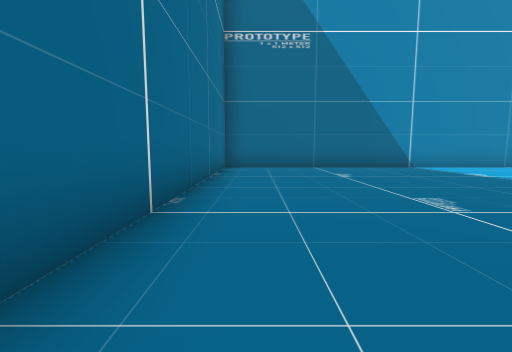
[1] (above)

19 first-person views from a walk through a scene from a Unity 3-D project. The camera is 1.2 m above the floor, tilts 6° down and sees 90° across. The floor is counted in squares, 2 m on a side. Each view is taken from the middle of a square. On the plan, view 1 faces up. The plan holds only what a view shows up to about 9 squares ahead; the rest is blank. The place goes on beyond the plan.

[2]
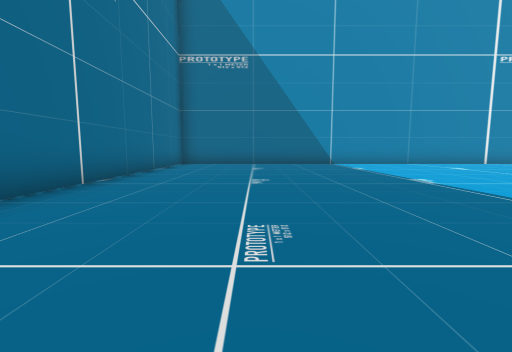

[3]
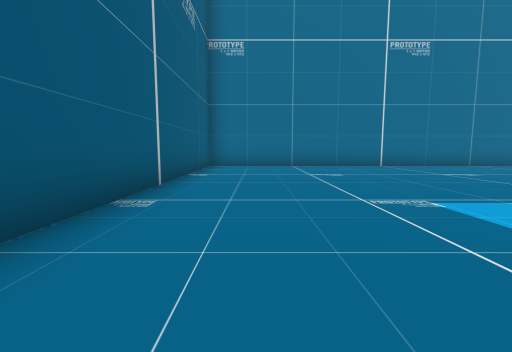

[4]
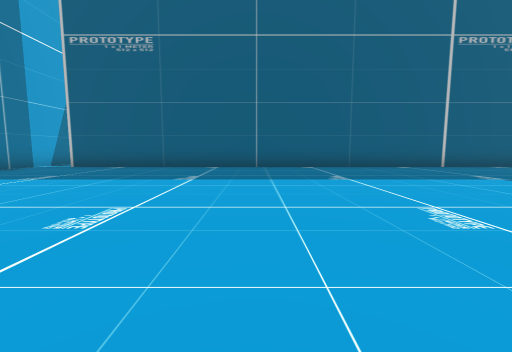

[5]
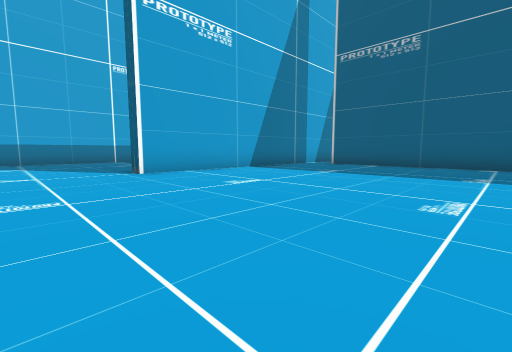

[6]
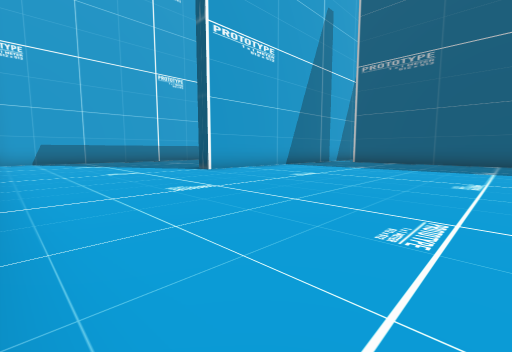

[7]
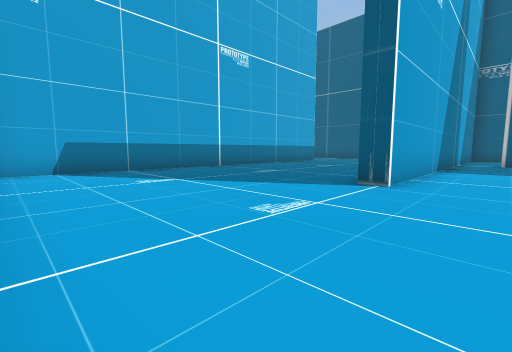

[8]
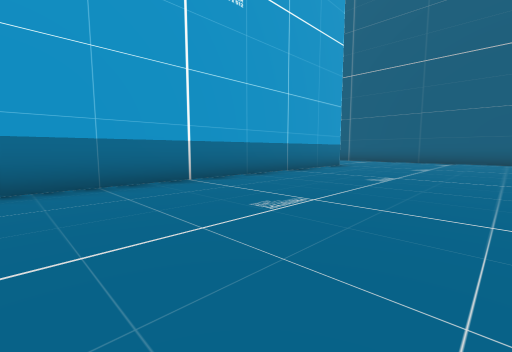

[9]
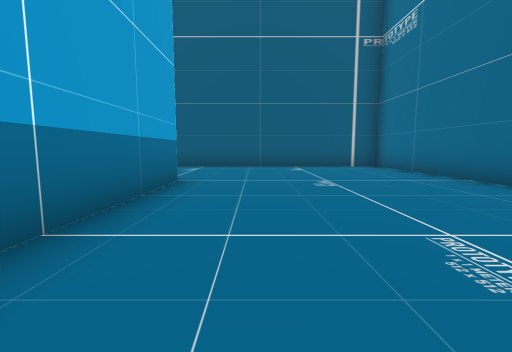

[10]
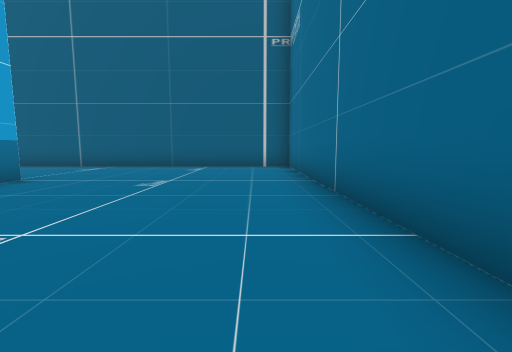

[11]
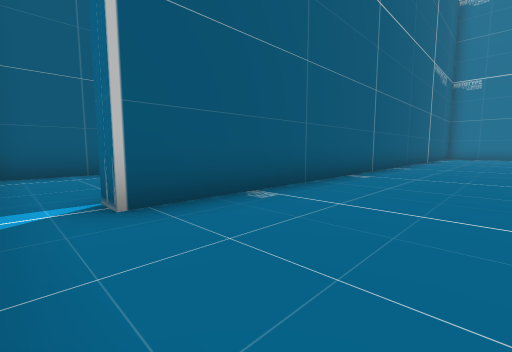

[12]
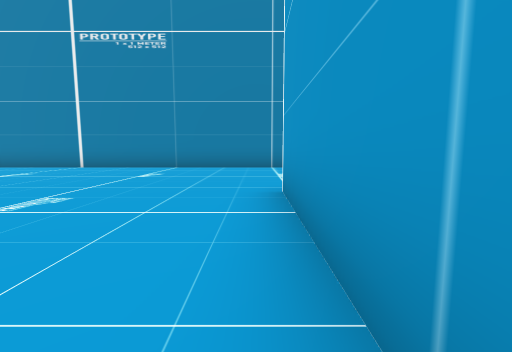

[13]
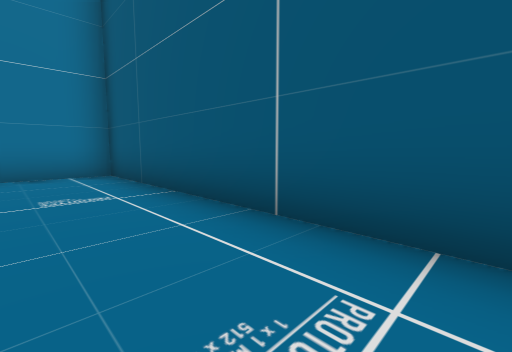

[14]
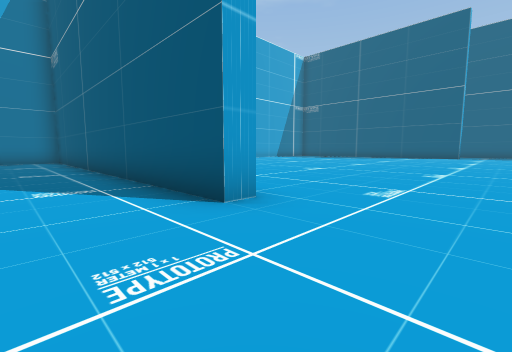

[15]
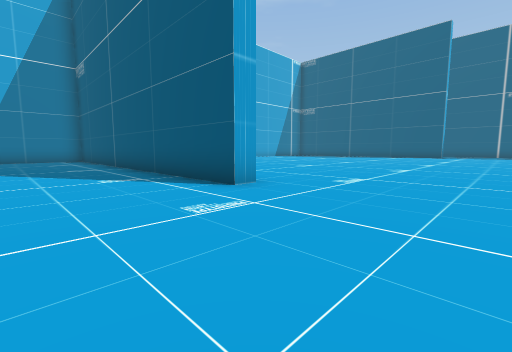

[16]
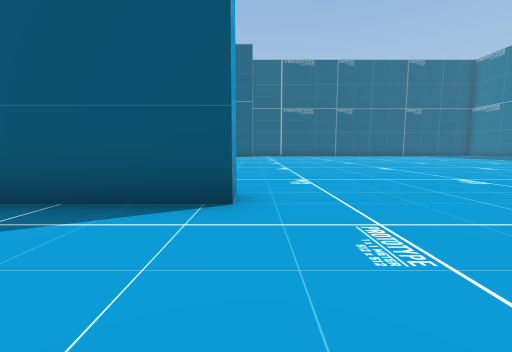

[17]
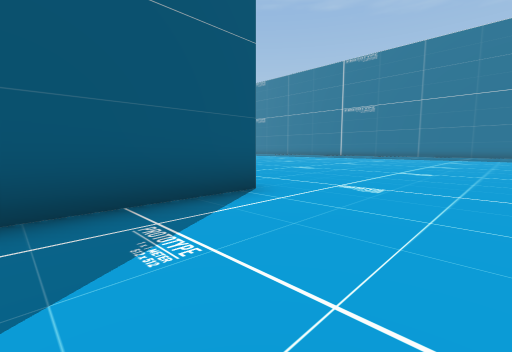

[18]
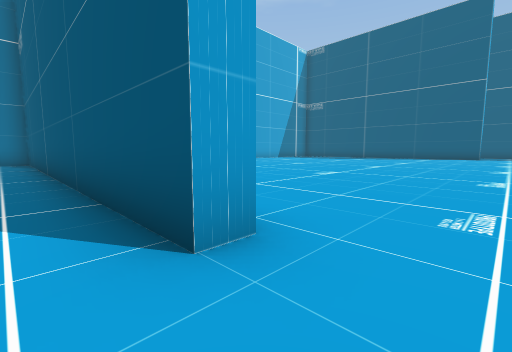

[19]
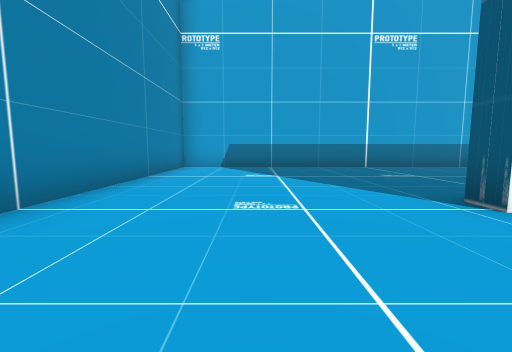

### Floor plan
Points are (right, up) in squares from view 1. A wall is a line through its corners. A room is listed if a view was taken in it or the views show most of it. See-through windows are left out.
Room 1 (views 1, 2, 3, 4, 5, 6, 7, 8, 9, 10, 11, 12, 19)
walls: (17.9, 0) (17.9, -7.8) (26.5, -7.8); (17.4, -4.1) (17.4, 3.6) (17.9, 3.6); (23.5, -3.9) (23.5, 8.4) (-1, 8.4) (-1, -3.6) (16.2, -3.6) (16.2, -4.1)
ways out: opening at (17, -4) to room 2
Room 2 (views 13, 14, 15, 16, 17, 18)
walls: (6.2, -8.2) (6.2, -7.8) (17.4, -7.8) (17.4, -6)
ways out: opening at (17, -4) to room 1

Where each view was taken, in squares from view 1:
view 1: 0 up, 0 right, facing up
view 2: 2 down, 2 right, facing up
view 3: 2 down, 8 right, facing left
view 4: 5 up, 10 right, facing down
view 5: 6 up, 11 right, facing down-right
view 6: 8 up, 11 right, facing down-right
view 7: 8 up, 16 right, facing down-right
view 8: 5 up, 19 right, facing down-right
view 9: 1 up, 22 right, facing down
view 10: 1 up, 19 right, facing down
view 11: 1 down, 17 right, facing down-left
view 12: 0 up, 17 right, facing up
view 13: 6 down, 11 right, facing down-right
view 14: 6 down, 4 right, facing down-right
view 15: 5 down, 3 right, facing down-right
view 16: 5 down, 6 right, facing down
view 17: 5 down, 9 right, facing down-left
view 18: 7 down, 5 right, facing down-right
view 19: 6 up, 15 right, facing right
